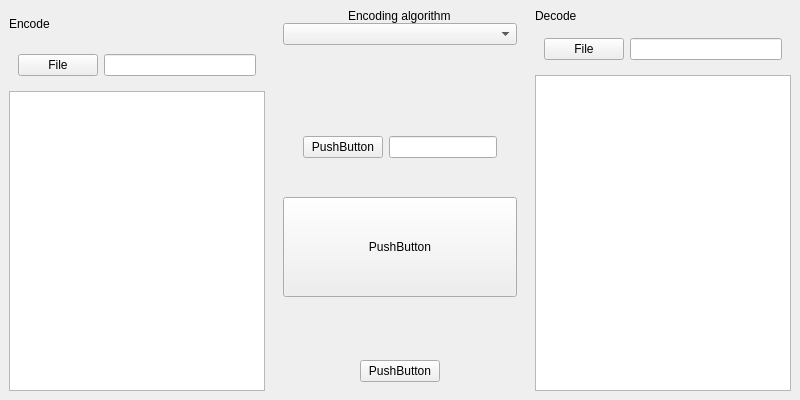
<?xml version="1.0" encoding="UTF-8"?>
<ui version="4.0">
 <class>MainWindow</class>
 <widget class="QMainWindow" name="MainWindow">
  <property name="geometry">
   <rect>
    <x>0</x>
    <y>0</y>
    <width>800</width>
    <height>400</height>
   </rect>
  </property>
  <property name="windowTitle">
   <string>MainWindow</string>
  </property>
  <widget class="QWidget" name="centralwidget">
   <property name="minimumSize">
    <size>
     <width>800</width>
     <height>400</height>
    </size>
   </property>
   <layout class="QHBoxLayout" name="horizontalLayout">
    <property name="spacing">
     <number>0</number>
    </property>
    <property name="leftMargin">
     <number>0</number>
    </property>
    <property name="topMargin">
     <number>0</number>
    </property>
    <property name="rightMargin">
     <number>0</number>
    </property>
    <property name="bottomMargin">
     <number>0</number>
    </property>
    <item>
     <widget class="QWidget" name="encode_widget" native="true">
      <property name="sizePolicy">
       <sizepolicy hsizetype="MinimumExpanding" vsizetype="MinimumExpanding">
        <horstretch>0</horstretch>
        <verstretch>0</verstretch>
       </sizepolicy>
      </property>
      <property name="minimumSize">
       <size>
        <width>150</width>
        <height>0</height>
       </size>
      </property>
      <layout class="QVBoxLayout" name="verticalLayout">
       <item>
        <widget class="QLabel" name="label_encode">
         <property name="minimumSize">
          <size>
           <width>0</width>
           <height>30</height>
          </size>
         </property>
         <property name="text">
          <string>Encode</string>
         </property>
        </widget>
       </item>
       <item>
        <widget class="QWidget" name="linut_encode_file_widget" native="true">
         <layout class="QHBoxLayout" name="horizontalLayout_2">
          <item>
           <widget class="QPushButton" name="choose_encode_file_button">
            <property name="text">
             <string>File</string>
            </property>
           </widget>
          </item>
          <item>
           <widget class="QLineEdit" name="path_encode_file"/>
          </item>
         </layout>
        </widget>
       </item>
       <item>
        <widget class="QPlainTextEdit" name="input_encode_text"/>
       </item>
      </layout>
     </widget>
    </item>
    <item>
     <widget class="QWidget" name="widget_2" native="true">
      <property name="sizePolicy">
       <sizepolicy hsizetype="MinimumExpanding" vsizetype="MinimumExpanding">
        <horstretch>0</horstretch>
        <verstretch>0</verstretch>
       </sizepolicy>
      </property>
      <property name="minimumSize">
       <size>
        <width>150</width>
        <height>0</height>
       </size>
      </property>
      <layout class="QVBoxLayout" name="verticalLayout_2">
       <item alignment="Qt::AlignTop">
        <widget class="QWidget" name="widget_5" native="true">
         <layout class="QVBoxLayout" name="verticalLayout_4">
          <property name="spacing">
           <number>0</number>
          </property>
          <property name="leftMargin">
           <number>0</number>
          </property>
          <property name="topMargin">
           <number>0</number>
          </property>
          <property name="rightMargin">
           <number>0</number>
          </property>
          <property name="bottomMargin">
           <number>45</number>
          </property>
          <item alignment="Qt::AlignHCenter|Qt::AlignTop">
           <widget class="QLabel" name="label_3">
            <property name="sizePolicy">
             <sizepolicy hsizetype="Minimum" vsizetype="Minimum">
              <horstretch>0</horstretch>
              <verstretch>0</verstretch>
             </sizepolicy>
            </property>
            <property name="text">
             <string>Encoding algorithm</string>
            </property>
           </widget>
          </item>
          <item>
           <widget class="QComboBox" name="comboBox">
            <property name="sizePolicy">
             <sizepolicy hsizetype="Preferred" vsizetype="Preferred">
              <horstretch>0</horstretch>
              <verstretch>0</verstretch>
             </sizepolicy>
            </property>
           </widget>
          </item>
         </layout>
        </widget>
       </item>
       <item alignment="Qt::AlignHCenter|Qt::AlignVCenter">
        <widget class="QWidget" name="widget_7" native="true">
         <layout class="QHBoxLayout" name="horizontalLayout_3">
          <item>
           <widget class="QPushButton" name="pushButton">
            <property name="text">
             <string>PushButton</string>
            </property>
           </widget>
          </item>
          <item>
           <widget class="QLineEdit" name="lineEdit_2"/>
          </item>
         </layout>
        </widget>
       </item>
       <item>
        <widget class="QPushButton" name="pushButton_5">
         <property name="minimumSize">
          <size>
           <width>200</width>
           <height>100</height>
          </size>
         </property>
         <property name="text">
          <string>PushButton</string>
         </property>
        </widget>
       </item>
       <item alignment="Qt::AlignHCenter|Qt::AlignBottom">
        <widget class="QWidget" name="widget_8" native="true">
         <layout class="QVBoxLayout" name="verticalLayout_6">
          <item>
           <widget class="QPushButton" name="pushButton_3">
            <property name="text">
             <string>PushButton</string>
            </property>
           </widget>
          </item>
         </layout>
        </widget>
       </item>
      </layout>
     </widget>
    </item>
    <item>
     <widget class="QWidget" name="decode_widget" native="true">
      <property name="sizePolicy">
       <sizepolicy hsizetype="MinimumExpanding" vsizetype="MinimumExpanding">
        <horstretch>0</horstretch>
        <verstretch>0</verstretch>
       </sizepolicy>
      </property>
      <property name="minimumSize">
       <size>
        <width>150</width>
        <height>0</height>
       </size>
      </property>
      <layout class="QVBoxLayout" name="verticalLayout_3">
       <item>
        <widget class="QLabel" name="decode_label">
         <property name="text">
          <string>Decode</string>
         </property>
        </widget>
       </item>
       <item>
        <widget class="QWidget" name="widget_6" native="true">
         <layout class="QHBoxLayout" name="horizontalLayout_4">
          <item>
           <widget class="QPushButton" name="pushButton_4">
            <property name="text">
             <string>File</string>
            </property>
           </widget>
          </item>
          <item>
           <widget class="QLineEdit" name="lineEdit_3"/>
          </item>
         </layout>
        </widget>
       </item>
       <item>
        <widget class="QPlainTextEdit" name="input_decode_text"/>
       </item>
      </layout>
     </widget>
    </item>
   </layout>
  </widget>
 </widget>
 <resources/>
 <connections/>
</ui>
